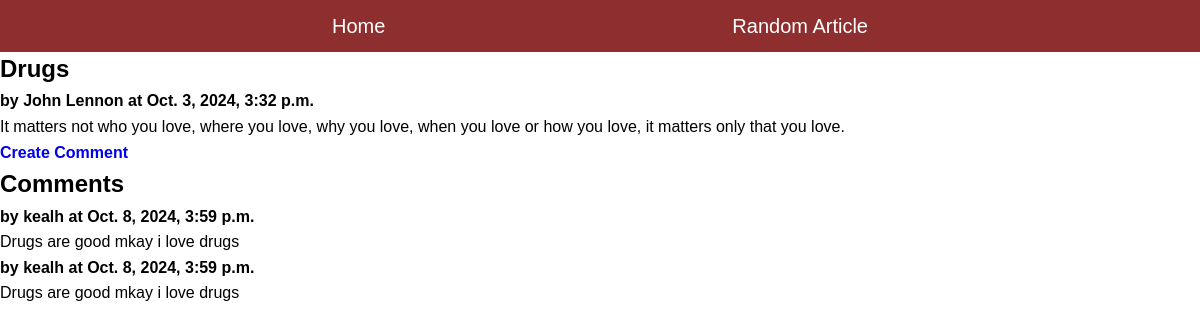
Screenshot of /blog/ with the database file from the repository.
### blog/models.py (models this page shows, shortened)
class Article(models.Model):
    title = models.TextField(blank=False)
    author = models.TextField(blank=False)
    text = models.TextField(blank=False)
    published = models.DateTimeField(auto_now=True)
    image_file = models.ImageField(blank=True) #makes it optional
    def get_comments(self):
        comments = Comment.objects.filter(article=self)
        return comments

class Comment(models.Model):
    article = models.ForeignKey("Article", on_delete=models.CASCADE)
    author = models.TextField(blank=False)
    text = models.TextField(blank=False)
    published = models.DateTimeField(auto_now=True)
    def __str__(self):
        return f'{self.text}'

### blog/views.py (the view)
# urls.py: path('', RandomArticleView.as_view(), name='random'), #generic class-based view
class RandomArticleView(DetailView):
    model = Article #model to displau
    template_name = "blog/article.html"
    context_object_name = "article"
    def get_object(self):
        all_articles = Article.objects.all()
        article = random.choice(all_articles)
        return article

### blog/templates/blog/article.html (shortened to what this page needs)
{% extends 'blog/base.html' %}
{% block content %}
<main class="grid-container">
    <article class="featured">
        <div>
        <h2>{{article.title}}</h2>
        <strong>by {{article.author}} at {{article.published}}</strong>
        <p>
        {{article.text}}
        </p>
        <h4><a href="{% url 'create_comment' article.pk %}">Create Comment</a></h4>
        </div>
    </article>
    <div>
        {%if article.get_comments %}
        <h2>Comments</h2>
        {% for c in article.get_comments %}
        <article>
            <div>
            <strong>by {{c.author}} at {{c.published}}</strong>
            <p>
            {{c.text}}
            </div>
        </article>
        {% endfor %}
        {%else%}
        <h2>No Comments</h2>
        {%endif%}
    </div>
</main>
{% endblock %}

### static/styles3.css (style rules this page uses)
* { margin: 0; padding: 0; box-sizing: border-box; justify-content: center; align-items: center; text-decoration: none; }
body { font-family: Arial, Helvetica, sans-serif; line-height: 1.6; }

### rows the page displays
Article: title "Drugs", author "John Lennon", published "Oct. 3, 2024, 3:32 p.m.", text "It matters not who you love, where you love, why you love, when you love or how you love, it matters only that you love."
Comment: author "kealh", published "Oct. 8, 2024, 3:59 p.m.", text "Drugs are good mkay i love drugs"
Comment: author "kealh", published "Oct. 8, 2024, 3:59 p.m.", text "Drugs are good mkay i love drugs"
